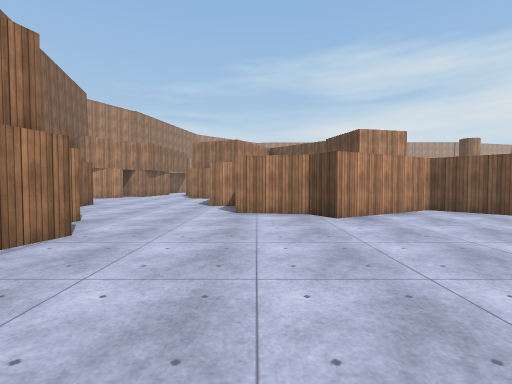
View 1 (above)

24 first-person views from a walk through a scene from a Unity 3-D project. The camera is 1.4 m above the floor, tilts 2° down and sees 85° across. The floor is counted in squares, 2 m on a side. Each view is taken from the middle of a square. On the plan, view 1 faces up. The plan holds only what a view shows up to about 9 squares ahead; the rest is blank. The place goes on beyond the plan. The player character is not drawn. Surface patterns are stand-ins for the level's own textures.

View 2
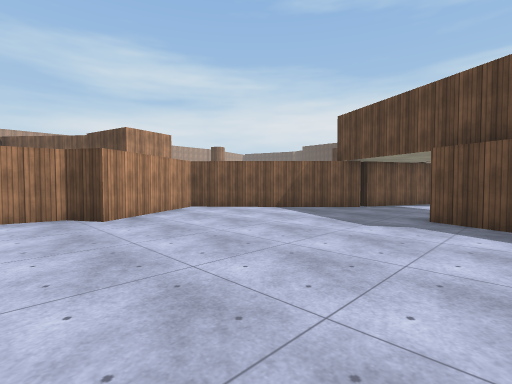

View 3
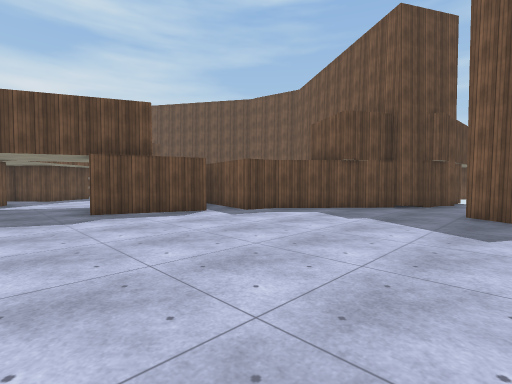

View 4
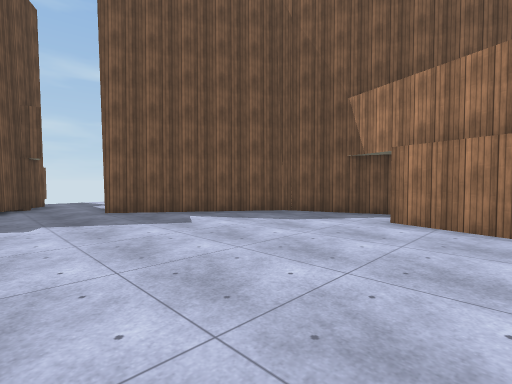

View 5
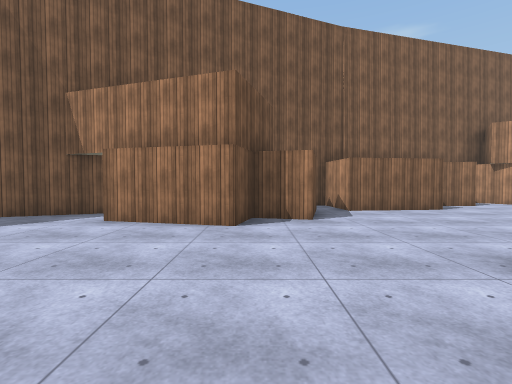

View 6
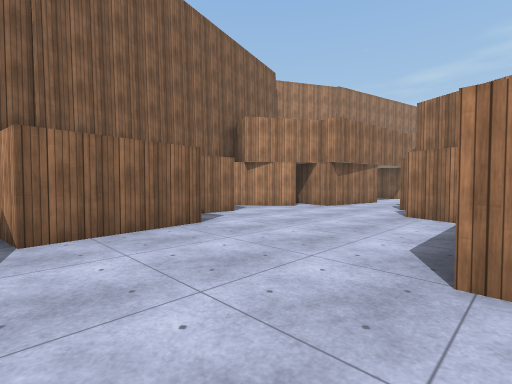

View 7
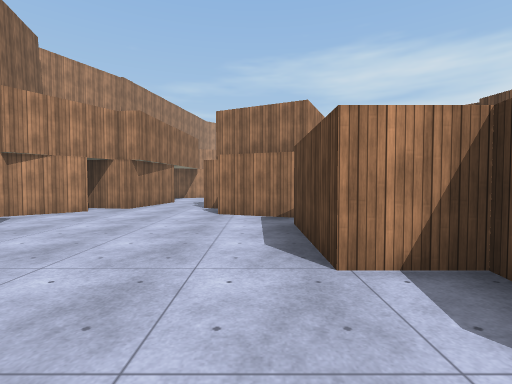

View 8
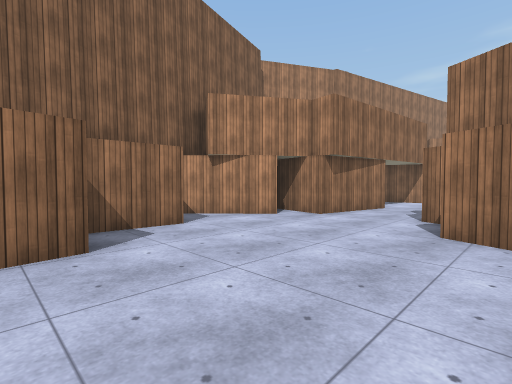

View 9
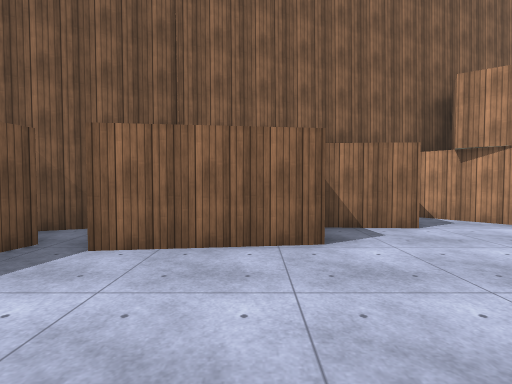

View 10
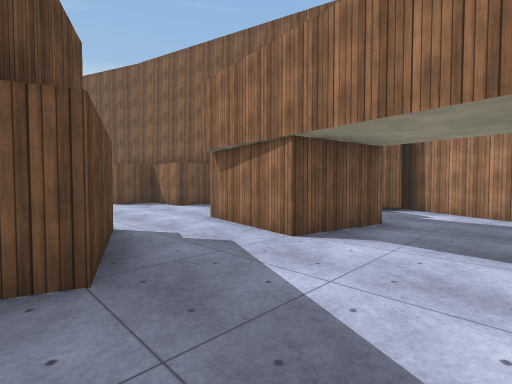

View 11
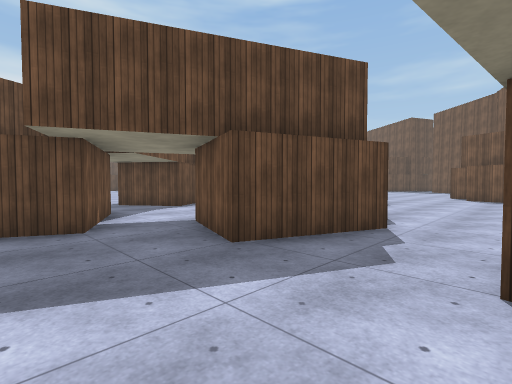

View 12
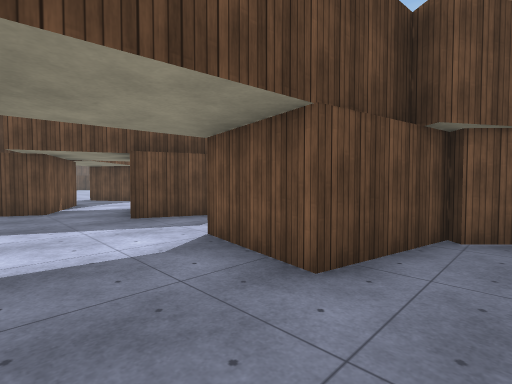

View 13
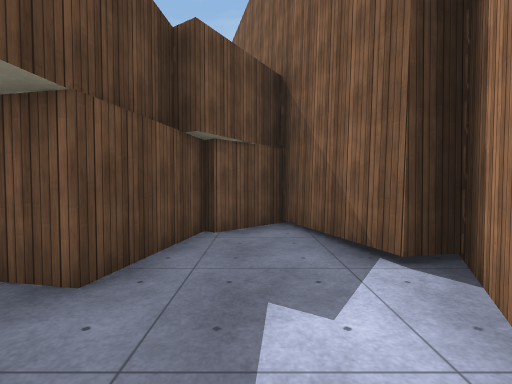

View 14
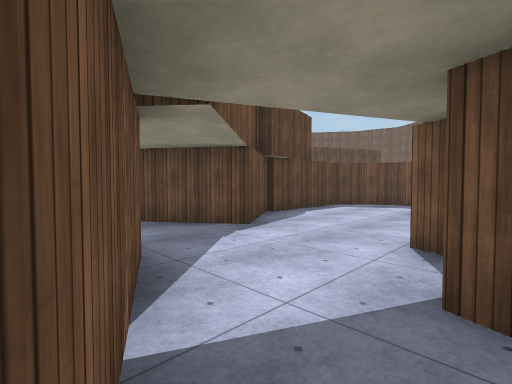

View 15
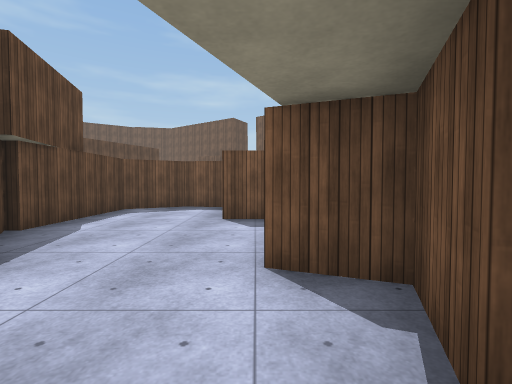

View 16
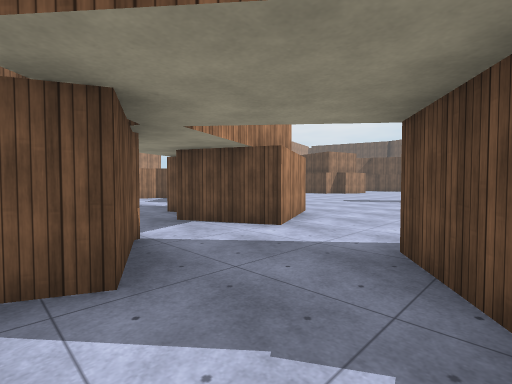

View 17
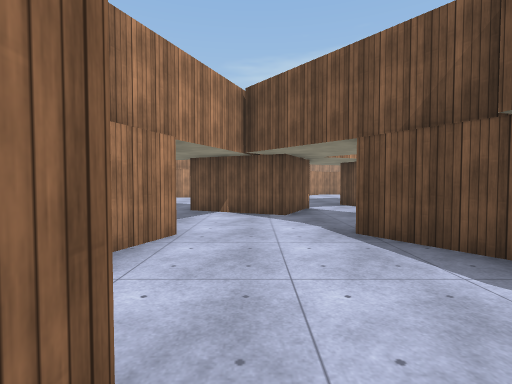

View 18
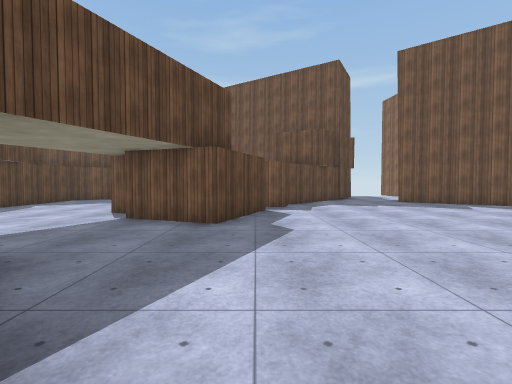

View 19
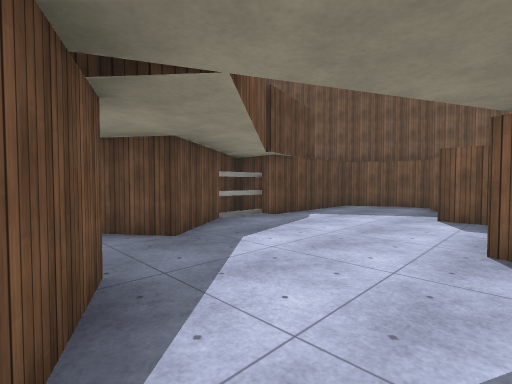

View 20
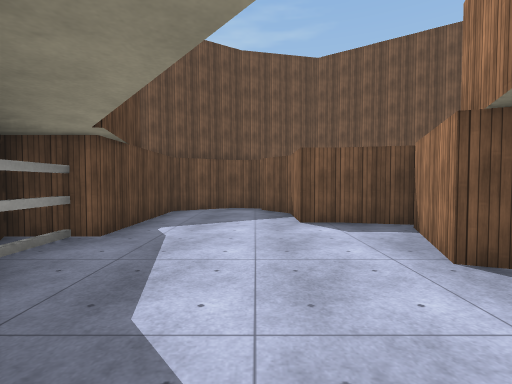

View 21
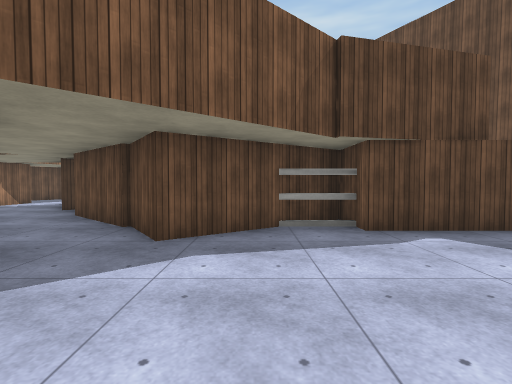

View 22
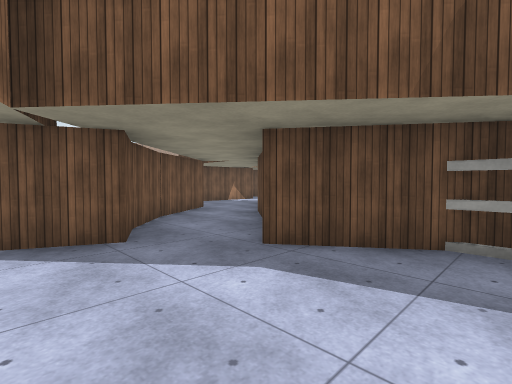

View 23
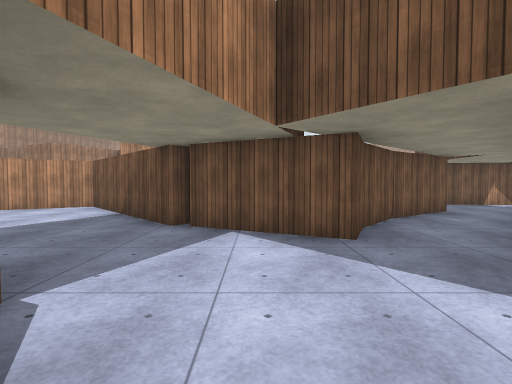

View 24
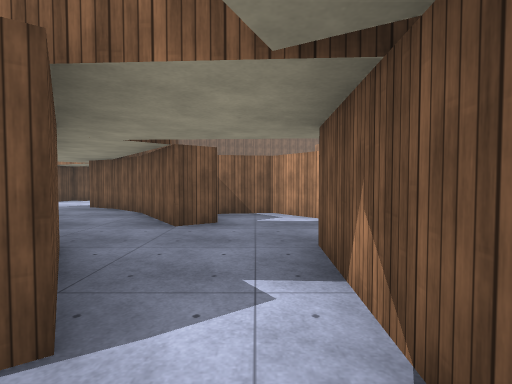

### Floor plan
Key: @ floor where view 1 was taken; # wall or solid block; . floor.
Columns run from 9 left of view 1 to 18 right of it. Each row starts with its distance up from view 1.
 18 #........###.###....
 17 #........###.#......
 16 ...#......#.......
 15 #.###.###......
 14 #.##..###...##
 13 ####... #...##
 12  ##....##....#
 11  #...........#
 10  ##.....##...#
  9   #.....##...#
  8     #....#####      ##..###
  7   ###....#######    #.......
  6   #.......##...##   ###..##
  5   ####..........#   ##..##
  4      #..........#####..##
  3      ##...........##..##
  2       #...............#
  1     #..........#.....##
  0     ##...@.....##....##
 -1      #........####....#
 -2      ##.......###....##
 -3       ##.....## ###..#
 -4        ##...##    #..#
 -5          ..##     #..#
 -6         ..##      ####
 -7         ..#
 -8           #

Where each view was taken, in squares from view 1:
view 1: 0 up, 0 right, facing up
view 2: 0 up, 0 right, facing up-right
view 3: 3 up, 1 left, facing down-right
view 4: 3 up, 2 right, facing down-left
view 5: 4 up, 2 right, facing left
view 6: 6 up, 1 left, facing up-left
view 7: 6 up, 2 left, facing up
view 8: 8 up, 2 left, facing up-left
view 9: 8 up, 2 left, facing left
view 10: 18 up, 2 left, facing down-left
view 11: 18 up, 5 left, facing down-right
view 12: 18 up, 8 left, facing down-right
view 13: 18 up, 8 left, facing down
view 14: 17 up, 1 left, facing down-right
view 15: 16 up, 0 right, facing down
view 16: 14 up, 1 right, facing up-right
view 17: 10 up, 1 right, facing up
view 18: 6 up, 5 right, facing down
view 19: 3 up, 8 right, facing down-right
view 20: 2 up, 10 right, facing down
view 21: 0 up, 8 right, facing right
view 22: 1 down, 9 right, facing up-right
view 23: 1 down, 9 right, facing up
view 24: 7 up, 18 right, facing left
